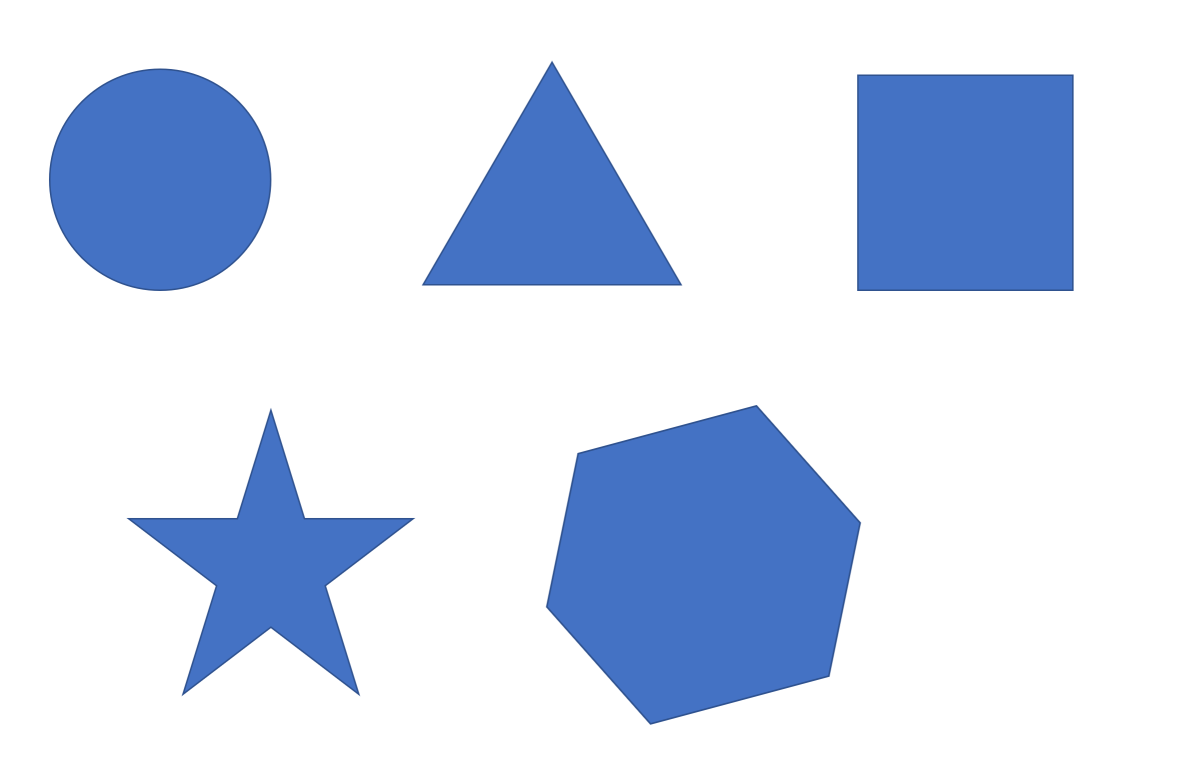
#> input picture cv/sources/openCV/videoIO/R_img.PNG, 1194 x 762 px
$ python videoFig.py
#> lines starting #> are read from the running program, lines starting #| are printed output that depends on the picture; after the words box and inside, x2 and y2 are one past the last pixel; in counts of white or black regions, pixels touching at a corner belong together
# 도형을 판별하는 방법

import cv2 as cv

# 컨투어내부에 도형의 이름(00각형)을 출력하는 setLabel함수
def setLabel(image, str, contour):
    (text_width, text_height), baseline = cv.getTextSize(str, cv.FONT_HERSHEY_SIMPLEX, 0.7, 1)

    # 주어진 컨투어 내부를 둘러싸는 박스의 크기를 계산(위치, 높이와 너비) 그리고 중간에 도형의 이름을 출력함
    x,y,width,height = cv.boundingRect(contour)
    pt_x = x+int((width-text_width)/2)
    pt_y = y+int((height + text_height)/2)
    cv.rectangle(image, (pt_x, pt_y+baseline), (pt_x+text_width, pt_y-text_height), (200,200,200), cv.FILLED)
    cv.putText(image, str, (pt_x, pt_y), cv.FONT_HERSHEY_SIMPLEX, 0.7, (0,0,0), 1, 8)


# 컬러 이미지를 가져옴
img_color = cv.imread('R_img.PNG', cv.IMREAD_COLOR)
#> img_color is the input picture: shape (762, 1194, 3); mean B, G, R 240.7, 221.6, 210.8
cv.imshow('result', img_color)
cv.waitKey(0)

# 흑백 이미지로 변경
img_gray = cv.cvtColor(img_color, cv.COLOR_BGR2GRAY)
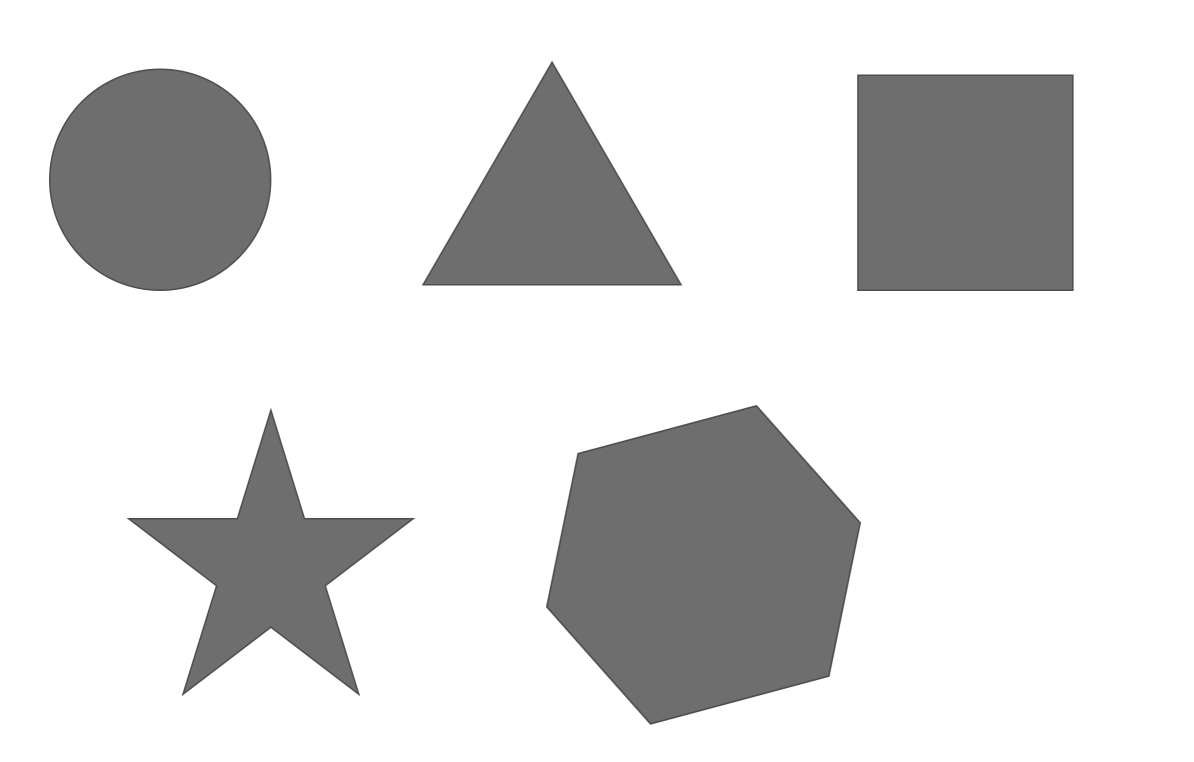
#> img_gray: shape (762, 1194); min 78, max 255, mean 220.6
cv.imshow('result', img_gray)
cv.waitKey(0)

# 바이너리 이미지로 변경 (배경이 검정색, 흰색이 오브젝트가 되도록 해야함)
ret,img_binary = cv.threshold(img_gray, 127, 255, cv.THRESH_BINARY_INV|cv.THRESH_OTSU)
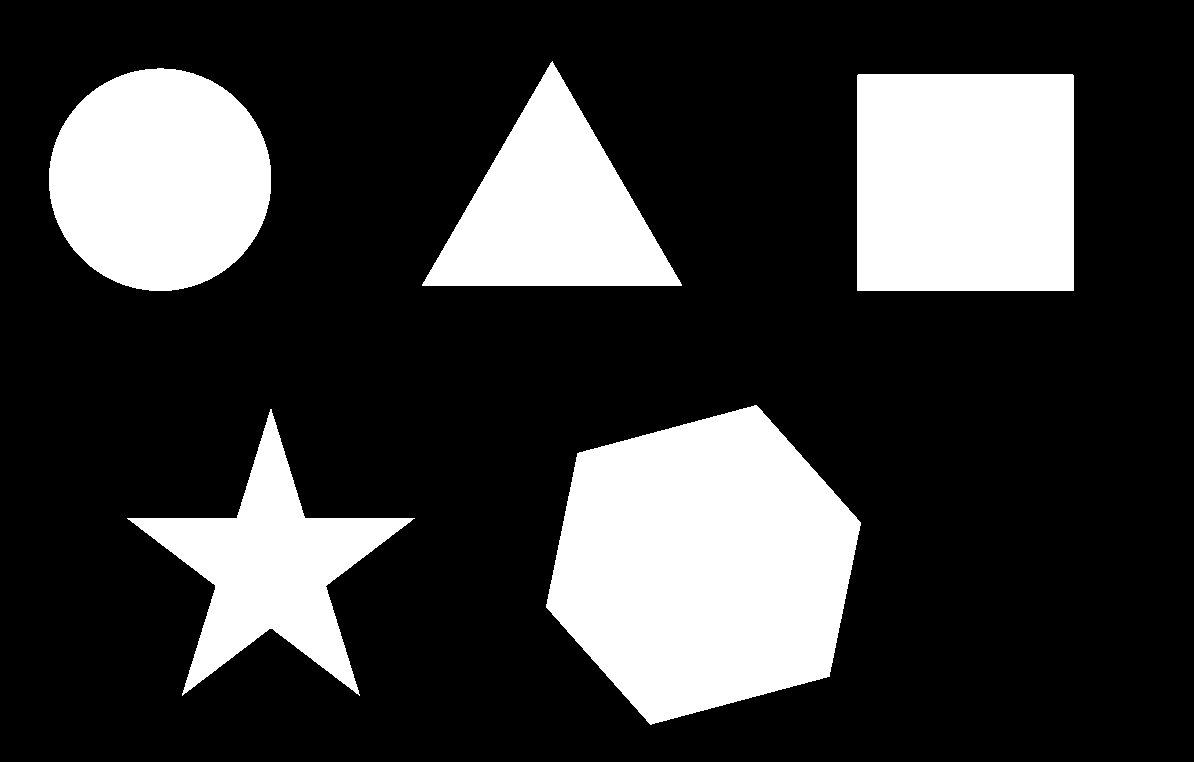
#> img_binary: shape (762, 1194); 23.6% white; 5 white regions
#> ret = 182
cv.imshow('result', img_binary)
cv.waitKey(0)

# 바이너리 이미지에서 이미지속의 컨투어를 검출함 // cv.RETR_EXTERNAL 외곽의 컨투어만 검출 // cv.CHAIN_APPROX_SIMPLE 검출되는 컨투어의 갯수를 줄여줌(직선이면, 양끝점만 저장)
contours, hierarchy = cv.findContours(img_binary, cv.RETR_EXTERNAL, cv.CHAIN_APPROX_SIMPLE)
#> contours = 5 contours; box (x1, y1, x2, y2) and area: (546, 405, 861, 725) 71624, (857, 74, 1074, 291) 46655, (49, 68, 271, 291) 38604, (422, 61, 682, 286) 29094, (127, 409, 415, 696) 26758

for cnt in contours:
    # 컨투어를 하나씩 꺼냄
    size = len(cnt)

    # 현재 컨투어를 출력함(아주 많음 / 근사화 이후 많이 줄여줌)
    print(size)

    # 직선으로 컨투어를 근사화
    epsilon = 0.005 * cv.arcLength(cnt, True)
    approx = cv.approxPolyDP(cnt, epsilon, True)

    # 근사화 이후 줄여진 컨투어를 출력함
    size = len(approx)
    print(size)

    # 직선으로 근사화된 컨투어를 컬러 이미지 위에 그려줌 (녹색선, 3굵기)
    cv.line(img_color, tuple(approx[0][0]), tuple(approx[size-1][0]), (0, 255, 0), 3)
    for k in range(size-1):
        cv.line(img_color, tuple(approx[k][0]), tuple(approx[k+1][0]), (0, 255, 0), 3)

    # 직선의 갯수를 정리하여 컨투어 갯수에 따라 이미지 속에 있는 도형의 각형을 이름으로 출력함
    if cv.isContourConvex(approx): #오목하게 들어간 도형을 제외시키는 함수
        if size == 3:
            setLabel(img_color, "triangle", cnt)
        elif size == 4:
            setLabel(img_color, "rectangle", cnt)
        elif size == 5:
            setLabel(img_color, "pentagon", cnt)
        elif size == 6:
            setLabel(img_color, "hexagon", cnt)
        elif size == 8:
            setLabel(img_color, "octagon", cnt)
        elif size == 10:
            setLabel(img_color, "decagon", cnt)
        else:
            setLabel(img_color, str(size), cnt)
    else:
        setLabel(img_color, str(size), cnt)
#> this loop made 5 passes
#> epsilon on passes 1, 2, 4: 5.89, 5.26, 3.67
#> (epsilon, approx) on passes 3, 5: (4.31, [[858, 74], [857, 290], [1073, 290], [1073, 75]]), (4.07, [[681, 284], [552, 61], [422, 285]])
#| 442
#| 10
#| 374
#| 6
#| 6
#| 4
#| 312
#| 16
#| 378
#| 3
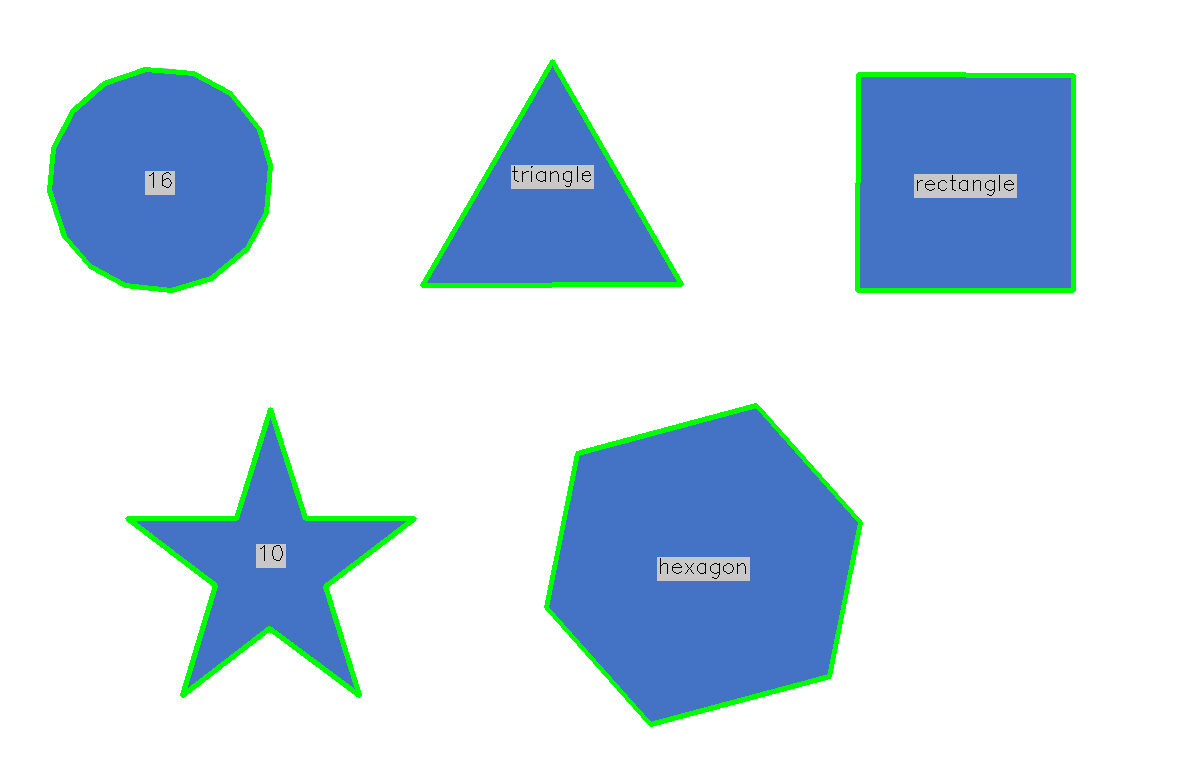
#> img_color: shape (762, 1194, 3); 3.32% of pixels changed, all inside (x1, y1, x2, y2) = (47, 59, 1076, 727)

cv.imshow('result', img_color)
cv.waitKey(0)
